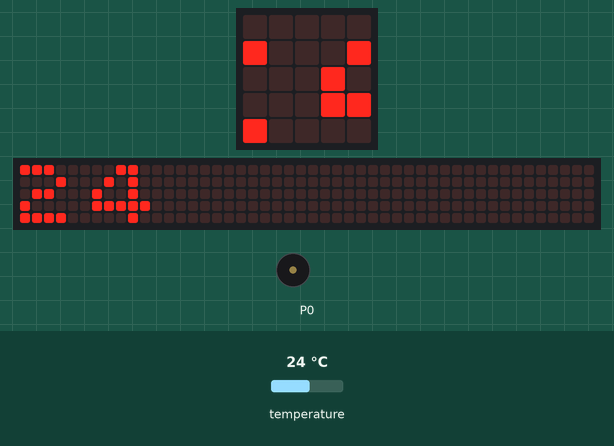
The program below on a simulated BBC micro:bit (MakeCode). Parts: the board's 5×5 LED display, a strip that is not on the board, showing the scrolling text unrolled, buzzer (waves = sounding). The inputs (shaded band) are chosen by the test bench; at power-on: temperature 24 °C. The 48×5 strip is a reading aid, not a part: it shows the text the display is scrolling, unrolled, one strip-width of it at a time.

Above: at 1.27 s.
1.3 s: temperature set to 25.3 °C
At 3.1 s:
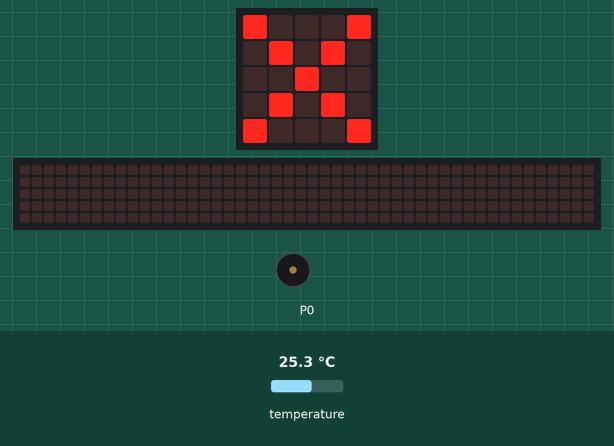
At 5.4 s:
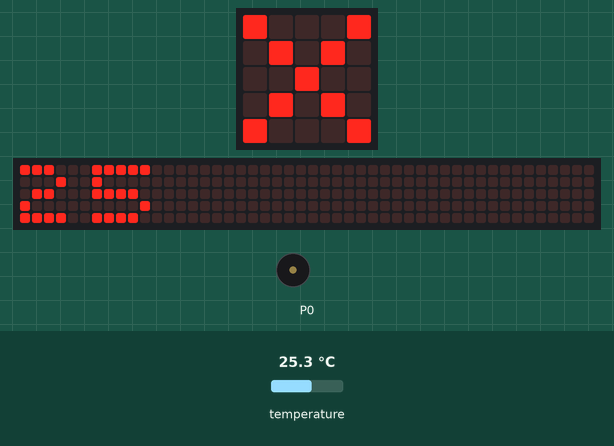
6.8 s: temperature set to 26.8 °C
At 9.1 s:
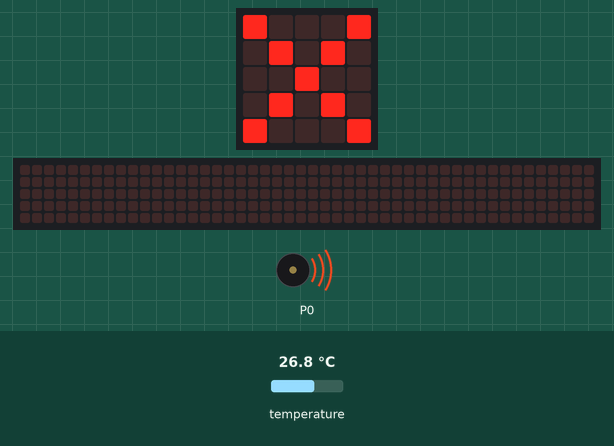
Timing chart, 0 to 12.1 s (numbered marks = the images above; inputs shaded):
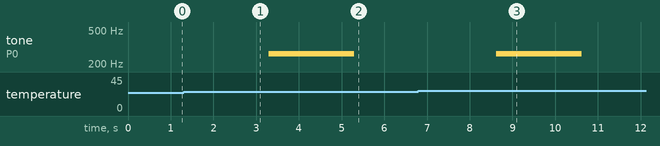

The program:

main.ts
```typescript
basic.forever(function () {
    if (input.temperature() < 26) {
        basic.showString("" + (input.temperature()))
        basic.showIcon(IconNames.No)
        music.playTone(262, music.beat(BeatFraction.Breve))
    } else if (input.temperature() > 34) {
        basic.showString("" + (input.temperature()))
        basic.showIcon(IconNames.No)
        music.playTone(523, music.beat(BeatFraction.Breve))
    } else {
        basic.showString("\"t.correcta\"")
        basic.showIcon(IconNames.Yes)
    }
})
```

test.ts
```typescript
// aquí va el archivo "tests"; esto no se compilará cuando este paquete se utilice como una extensión.
```

Measured:
- the behaviour switches between 25.9 and 26 °C on temperature (found by bisection; images 2 and 3)
- after the input at 6.8 s, tone on P0: goes on until 10.6 s, then stays silent
- what the display in image 1 shows lasts 2.6 s, from 2.7 s to 5.3 s
